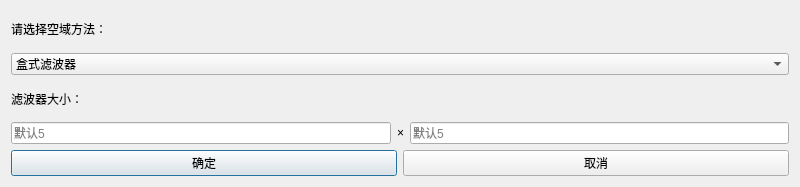
<?xml version="1.0" encoding="UTF-8"?>
<ui version="4.0">
 <class>Dialog</class>
 <widget class="QDialog" name="Dialog">
  <property name="geometry">
   <rect>
    <x>0</x>
    <y>0</y>
    <width>800</width>
    <height>187</height>
   </rect>
  </property>
  <property name="windowTitle">
   <string>选择空域方法</string>
  </property>
  <property name="windowIcon">
   <iconset>
    <normaloff>icon/1.svg</normaloff>icon/1.svg</iconset>
  </property>
  <layout class="QVBoxLayout" name="verticalLayout">
   <item>
    <widget class="QLabel" name="label">
     <property name="styleSheet">
      <string notr="true">QLabel {  
        color: rgb(85,85,85); /* 设置标签文本颜色 */ 
        font:12px \&quot;Microsoft YaHei\&quot;; 
        font-weight:bold; 
    }</string>
     </property>
     <property name="text">
      <string>请选择空域方法：</string>
     </property>
    </widget>
   </item>
   <item>
    <widget class="QComboBox" name="comboBox">
     <property name="styleSheet">
      <string notr="true">QComboBox{

    font-size:14px \&quot;Microsoft YaHei\&quot;;
    padding: 1px 15px 1px 3px;
    border:2px solid rgba(89, 217, 212, 50); /* 设置输入框边框 */
    border-radius:5px 5px 0px 0px;
} 
/*下拉按钮*/
QComboBox::drop-down {
    subcontrol-origin: padding;
    subcontrol-position: top right;
    width: 15px;
    border:none;
}
/*箭头图标*/
QComboBox::down-arrow {
    /*image: url(:/res/work/dateDown.png);*/
}
/*下拉列表*/
QComboBox QAbstractItemView{
	background:rgba(255, 255, 255, 50);
    border:1px solid rgba(255, 255, 255, 50);
    border-radius:5px 5px 5px 5px;
	font-size:14px;
    outline: 0px;  
}
QComboBox QAbstractItemView::item{
	height:36px;
	color:rgba(255, 255, 255, 50);
	padding-left:9px;
	background-color:rgba(255, 255, 255, 50);
}
QComboBox QAbstractItemView::item:hover{ 
    background-color:rgba(89, 217, 212, 50);

}
QComboBox QAbstractItemView::item:selected{
    background-color:rgba(89, 217, 212, 50);

}
QComboBox:on { 
    padding-top: 3px;
    padding-left: 4px;
}
QComboBox::down-arrow:on { 
    top: 1px;
    left: 1px;
}</string>
     </property>
     <item>
      <property name="text">
       <string>盒式滤波器</string>
      </property>
      <property name="icon">
       <iconset>
        <normaloff>icon/all-application (1).png</normaloff>icon/all-application (1).png</iconset>
      </property>
     </item>
     <item>
      <property name="text">
       <string>中值滤波</string>
      </property>
      <property name="icon">
       <iconset>
        <normaloff>icon/all-application (2).png</normaloff>icon/all-application (2).png</iconset>
      </property>
     </item>
     <item>
      <property name="text">
       <string>高斯滤波器</string>
      </property>
      <property name="icon">
       <iconset>
        <normaloff>icon/all-application (3).png</normaloff>icon/all-application (3).png</iconset>
      </property>
     </item>
     <item>
      <property name="text">
       <string>4-领域平均</string>
      </property>
      <property name="icon">
       <iconset>
        <normaloff>icon/all-application (4).png</normaloff>icon/all-application (4).png</iconset>
      </property>
     </item>
     <item>
      <property name="text">
       <string>8-领域平均</string>
      </property>
      <property name="icon">
       <iconset>
        <normaloff>icon/all-application (5).png</normaloff>icon/all-application (5).png</iconset>
      </property>
     </item>
     <item>
      <property name="text">
       <string>4-领域加权平均</string>
      </property>
      <property name="icon">
       <iconset>
        <normaloff>icon/all-application (6).png</normaloff>icon/all-application (6).png</iconset>
      </property>
     </item>
     <item>
      <property name="text">
       <string>8-领域加权平均</string>
      </property>
      <property name="icon">
       <iconset>
        <normaloff>icon/all-application.png</normaloff>icon/all-application.png</iconset>
      </property>
     </item>
    </widget>
   </item>
   <item>
    <widget class="QLabel" name="label_2">
     <property name="styleSheet">
      <string notr="true">QLabel {  
        color: rgb(85,85,85); /* 设置标签文本颜色 */ 
        font:12px \&quot;Microsoft YaHei\&quot;; 
        font-weight:bold; 
    }</string>
     </property>
     <property name="text">
      <string>滤波器大小：</string>
     </property>
    </widget>
   </item>
   <item>
    <layout class="QHBoxLayout" name="horizontalLayout_2">
     <item>
      <widget class="QLineEdit" name="lineEdit_2">
       <property name="styleSheet">
        <string notr="true">QLineEdit {  
    border:2px solid rgba(89, 217, 212, 50); /* 设置输入框边框 */
    padding-left:10px;
    border-radius:3px; /* 设置输入框边框圆角 */  
    color:rgb(105,105,105);
    font:13px;
    font-size: 12pt \&quot;Microsoft YaHei\&quot;; /* 设置字体大小 */  
    padding: 4px; /* 设置内边距 */  
}  
QLineEdit:hover { /* 鼠标悬浮在QLineEdit时的状态 */
	border: 1px solid #298DFF;
	border-radius: 3px;
	background-color: #F2F2F2;
    color: #298DFF;
    selection-background-color: #298DFF;
	selection-color: #F2F2F2;
}
QLineEdit:focus{
    border:2px solid rgba(89, 217, 212, 50);
}
QLineEdit:disabled{
    background-color:rgb(238,238,238);
}</string>
       </property>
       <property name="placeholderText">
        <string>默认5</string>
       </property>
      </widget>
     </item>
     <item>
      <widget class="QLabel" name="label_3">
       <property name="text">
        <string>×</string>
       </property>
      </widget>
     </item>
     <item>
      <widget class="QLineEdit" name="lineEdit_1">
       <property name="styleSheet">
        <string notr="true">QLineEdit {  
    border:2px solid rgba(89, 217, 212, 50); /* 设置输入框边框 */
    padding-left:10px;
    border-radius:3px; /* 设置输入框边框圆角 */  
    color:rgb(105,105,105);
    font:13px;
    font-size: 12pt \&quot;Microsoft YaHei\&quot;; /* 设置字体大小 */  
    padding: 4px; /* 设置内边距 */  
}  
QLineEdit:hover { /* 鼠标悬浮在QLineEdit时的状态 */
	border: 1px solid #298DFF;
	border-radius: 3px;
	background-color: #F2F2F2;
    color: #298DFF;
    selection-background-color: #298DFF;
	selection-color: #F2F2F2;
}
QLineEdit:focus{
    border:2px solid rgba(89, 217, 212, 50);
}
QLineEdit:disabled{
    background-color:rgb(238,238,238);
}</string>
       </property>
       <property name="placeholderText">
        <string>默认5</string>
       </property>
      </widget>
     </item>
    </layout>
   </item>
   <item>
    <layout class="QHBoxLayout" name="horizontalLayout">
     <item>
      <widget class="QPushButton" name="pushButton">
       <property name="styleSheet">
        <string notr="true">QPushButton {
	background-color: rgba(47, 125, 238, 90);
        border-radius:3px; 
        min-height:30px; 
        min-width:60px; 
        font:13px \&quot;Microsoft YaHei\&quot;;
    }
QPushButton:hover {
        background-color:rgba(85, 255, 255, 50);
    }
QPushButton:pressed {
  background-color:rgba(90,216,212,50);
  color:rgb(40,92,90);
    }</string>
       </property>
       <property name="text">
        <string>确定</string>
       </property>
      </widget>
     </item>
     <item>
      <widget class="QPushButton" name="pushButton_2">
       <property name="styleSheet">
        <string notr="true">QPushButton {
	background-color: rgba(47, 125, 238, 90);
        border-radius:3px; 
        min-height:30px; 
        min-width:60px; 
        font:13px \&quot;Microsoft YaHei\&quot;;
    }
QPushButton:hover {
        background-color:rgba(85, 255, 255, 50);
    }
QPushButton:pressed {
  background-color:rgba(90,216,212,50);
  color:rgb(40,92,90);
    }</string>
       </property>
       <property name="text">
        <string>取消</string>
       </property>
      </widget>
     </item>
    </layout>
   </item>
  </layout>
 </widget>
 <resources/>
 <connections>
  <connection>
   <sender>pushButton</sender>
   <signal>clicked()</signal>
   <receiver>Dialog</receiver>
   <slot>accept()</slot>
   <hints>
    <hint type="sourcelabel">
     <x>129</x>
     <y>162</y>
    </hint>
    <hint type="destinationlabel">
     <x>41</x>
     <y>5</y>
    </hint>
   </hints>
  </connection>
  <connection>
   <sender>pushButton_2</sender>
   <signal>clicked()</signal>
   <receiver>Dialog</receiver>
   <slot>reject()</slot>
   <hints>
    <hint type="sourcelabel">
     <x>669</x>
     <y>176</y>
    </hint>
    <hint type="destinationlabel">
     <x>313</x>
     <y>6</y>
    </hint>
   </hints>
  </connection>
  <connection>
   <sender>comboBox</sender>
   <signal>currentIndexChanged(int)</signal>
   <receiver>Dialog</receiver>
   <slot>on_combobox_current_index_changed()</slot>
   <hints>
    <hint type="sourcelabel">
     <x>201</x>
     <y>58</y>
    </hint>
    <hint type="destinationlabel">
     <x>223</x>
     <y>6</y>
    </hint>
   </hints>
  </connection>
 </connections>
 <slots>
  <slot>on_combobox_current_index_changed()</slot>
 </slots>
</ui>
